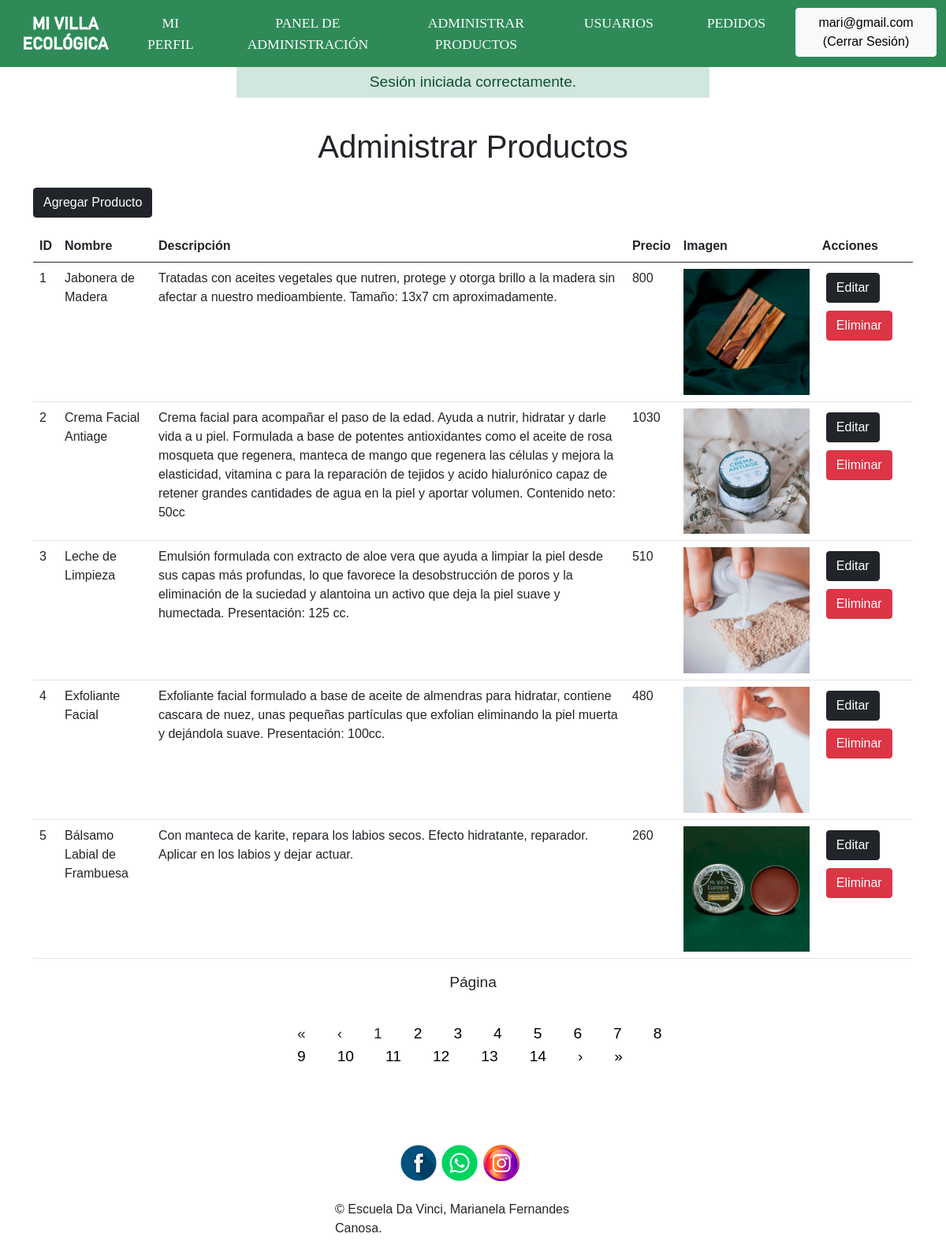
Screenshot of /sitio/panel-admin/index.php?s=administrar (signed in) with the database file from the repository.
### tables this page shows
CREATE TABLE `usuarios` (
  `usuario_id` int(10) unsigned NOT NULL AUTO_INCREMENT,
  `email` varchar(150) NOT NULL,
  `password` varchar(255) NOT NULL,
  `nombre` varchar(100) DEFAULT NULL,
  `apellido` varchar(100) DEFAULT NULL,
  `rol_fk` int(11) NOT NULL,
  PRIMARY KEY (`usuario_id`)
);

CREATE TABLE `productos` (
  `producto_id` int(10) unsigned NOT NULL AUTO_INCREMENT,
  `nombre` varchar(60) NOT NULL,
  `descripcion` text NOT NULL,
  `precio` decimal(6,2) NOT NULL,
  `imagen` varchar(100) NOT NULL,
  `imagen_descripcion` varchar(255) NOT NULL,
  `categoria` varchar(45) NOT NULL,
  `Categorias_categoria_id` tinyint(3) unsigned DEFAULT NULL,
  `Usuarios_usuario_id` int(10) unsigned DEFAULT NULL,
  `Carrito_id_carrito` int(11) NOT NULL,
  PRIMARY KEY (`producto_id`,`Carrito_id_carrito`),
  KEY `fk_Productos_Categorias1_idx` (`Categorias_categoria_id`),
  KEY `fk_Productos_Usuarios1_idx` (`Usuarios_usuario_id`),
  CONSTRAINT `fk_Productos_Categorias1` FOREIGN KEY (`Categorias_categoria_id`) REFERENCES `categorias` (`categoria_id`) ON DELETE NO ACTION ON UPDATE NO ACTION,
  CONSTRAINT `fk_Productos_Usuarios1` FOREIGN KEY (`Usuarios_usuario_id`) REFERENCES `usuarios` (`usuario_id`) ON DELETE NO ACTION ON UPDATE NO ACTION
);

### sitio/bootstrap/autoload.php (called while the page is built, shortened)
<?php
spl_autoload_register(function($className) {
    $className = substr($className, 8);
    $filename = __DIR__ . '/../classes/' . $className . '.php';
});

### sitio/classes/Auth/Autenticacion.php (called while the page is built, shortened)
<?php
class Autenticacion
{
    public function estaAutenticado(): bool
    {
        return isset($_SESSION['usuario_id']);
    }
    public function getUsuario(): ?Usuario
    {
        return $this->estaAutenticado() ?
            (new Usuario())->traerPorId($_SESSION['usuario_id']) :
            null;
    }
}

### sitio/classes/Modelos/Usuario.php (called while the page is built, shortened)
<?php
class Usuario
{
    protected string $email;
    public function traerPorId(int $id): ?self
    {
        $db = (new DBConexion())->getConexion();
        $query = "SELECT * FROM usuarios
                WHERE usuario_id = ?";
        $stmt = $db->prepare($query);
        $stmt->execute([$id]);
        $stmt->setFetchMode(PDO::FETCH_CLASS, self::class);
        $usuario = $stmt->fetch();
        return $usuario ? $usuario : null;
    }
    public function getEmail(): string
    {
        return $this->email;
    }
}

### sitio/classes/Paginacion/Paginador.php (called while the page is built, shortened)
<?php
class Paginador
{
    protected int $registrosPorPagina;
    protected int $registroInicial;
    public function __construct(int $registrosPorPagina)
    {
        $this->registrosPorPagina = $registrosPorPagina;
        $this->pagina = (int) ($_GET['p'] ?? 1);
        $this->registroInicial = ($this->registrosPorPagina * $this->pagina) - $this->registrosPorPagina;
    }
    public function setRegistrosTotales(int $registrosTotales): void
    {
        $this->registrosTotales = $registrosTotales;
    }
    public function getRegistrosPorPagina(): int
    {
        return $this->registrosPorPagina;
    }
    public function getRegistroInicial(): int
    {
        return $this->registroInicial;
    }
}

### sitio/classes/Modelos/Producto.php (called while the page is built, shortened)
<?php
class Producto
{
    protected int    $producto_id;
    protected string $nombre;
    protected string $descripcion;
    protected float  $precio;
    protected string $imagen;
    protected string $imagen_descripcion;
    public function todo(int $registrosPorPagina = 10): array
    {
        $db = (new DBConexion())->getConexion();
        $this->paginador = new Paginador($registrosPorPagina);
        $query = "SELECT * FROM productos
                  LIMIT {$this->paginador->getRegistrosPorPagina()}
                  OFFSET {$this->paginador->getRegistroInicial()};";
        $stmt = $db->prepare($query);
        $stmt->execute();
        $stmt->setFetchMode(PDO::FETCH_CLASS, self::class);
        $queryCount = "SELECT COUNT(*) AS 'total' FROM productos;";
        $stmtCount = $db->prepare($queryCount);
        $stmtCount->execute();
        $fila = $stmtCount->fetch();
        return $stmt->fetchAll();
    }
    public function getProductoId(): ?int
    {
        return $this->producto_id;
    }
    public function getNombre(): ?string
    {
        return $this->nombre;
    }
    public function getDescripcion(): ?string
    {
        return $this->descripcion;
    }
    public function getPrecio(): ?int
    {
        return $this->precio;
    }
    public function getImagen(): ?string
    {
        return $this->imagen;
    }
    public function getImagenDescripcion(): ?string
    {
        return $this->imagen_descripcion;
    }
}

### sitio/panel-admin/vistas/administrar.php (the view, shortened to what this page needs)
<?php
$productosFactory = new Producto();
$productos = ($productosFactory)->todo(5, null);
?>
<section class="container">
    <h1>Administrar Productos</h1>
    <div>
        <a class="btn btn-dark mb-3" href="index.php?s=agregar-producto">Agregar Producto</a>
    </div>
    <table class="table">
        <thead>
        <tr>
            <th>ID</th>
            <th>Nombre</th>
            <th>Descripción</th>
            <th>Precio</th>
            <th>Imagen</th>
            <th>Acciones</th>
        </tr>
        </thead>
        <tbody>
        <?php
        foreach($productos as $producto):
        ?>
            <tr>
                <td><?= $producto->getProductoId();?></td>
                <td><?= $producto->getNombre();?></td>
                <td><?= $producto->getDescripcion();?></td>
                <td><?= $producto->getPrecio();?></td>
                <td><img src="<?= "../imgs/" . $producto->getImagen();?>" alt="<?= $producto->getImagenDescripcion();?>" style="width: 10rem;"></td>
                <td>
                    <a style="margin: 5px;" class="btn btn-dark" href="index.php?s=editar-producto&id=<?=$producto->getProductoId();?>">Editar</a>
                    <a style="margin: 5px;" class="btn btn-danger" href="index.php?s=eliminar-producto&id=<?=$producto->getProductoId();?>"> Eliminar </a>
                </td>
            </tr>
        <?php
        endforeach;
        ?>
        </tbody>
    </table>
</section>

### sitio/panel-admin/index.php (shortened to what this page needs)
<?php
$vista = $_GET['s'] ?? 'panel';
$autenticacion = new Autenticacion();
$usuario = $autenticacion->getUsuario();
$mensajeExito = $_SESSION['mensaje_exito'] ?? null;
?>
<!DOCTYPE html>
<html lang="es">
<head>
    <link rel="stylesheet" href="../css/bootstrap.css">
    <link rel="stylesheet" href="../css/estilos.css"/>
</head>
<body>
    <nav class="navbar navbar-expand-lg navbar-light bg-light">
        <a href="index.php?=home"><div id="logo">Logo de la Página</div></a>
        <?php
        if($autenticacion->estaAutenticado()):
        ?>
        <div id="barra" class="container-fluid">
        <div class="collapse navbar-collapse" id="navbarNav">
            <ul class="navbar-nav">
                <li class="nav-item">
                    <a class="nav-link" aria-current="page" href="../index.php?s=perfil">MI PERFIL</a>
                </li>
                <li class="nav-item">
                    <a class="nav-link" aria-current="page" href="index.php?s=panel">PANEL DE ADMINISTRACIÓN</a>
                </li>
                <li class="nav-item">
                    <a class="nav-link" href="index.php?s=administrar">ADMINISTRAR PRODUCTOS</a>
                </li>
                <li class="nav-item">
                    <a class="nav-link" href="index.php?s=usuarios">USUARIOS</a>
                </li>
                <li class="nav-item">
                    <a class="nav-link" href="index.php?s=pedidos">PEDIDOS</a>
                </li>
                <li class="cerrar-sesion">
                    <form action="../acciones/auth-cerrar-sesion.php">
                        <button class="btn btn-light" type="submit"><?= $autenticacion->getUsuario()->getEmail();?> (Cerrar Sesión) </button>
                    </form>
                </li>
            </ul>
        <?php
        endif;
        ?>
        </div>
        </div>
    </nav>
    <main>
        <?php
        if ($mensajeExito !== null):
        ?>
        <div role="alert" class="mensajes alert-success"> <?= $mensajeExito; ?> </div>
        <?php
        endif;
        ?>
        <?php
        if (file_exists('./vistas/' . $vista . '.php')) {
            require __DIR__  . '/vistas/' . $vista . '.php';
        }
        else {
            require __DIR__ . '/vistas/404.php';
        }
        ?>
    </main>
    <footer>
    <div class="container">
        <ul id="social">
                <li><a id="facebook" href="https://www.facebook.com/mivillaecologica" target="_blank">Facebook</a></li>
                <li><a id="whatsapp" href="https://wa.me/c/5492323349146" target="_blank">WhatsApp</a></li>
                <li><a id="instagram" href="https://www.instagram.com/mivillaecologica/" target="_blank">Instagram</a></li>
        </ul>
        <p>&copy; Escuela Da Vinci, Marianela Fernandes Canosa.</p>
    </div>
    </footer>
</body>
</html>

### sitio/css/estilos.css (style rules this page uses)
* { margin: 0; padding: 0; font-family: 'Raleway', sans-serif; }
h1, h2 { text-align: center; padding-bottom: 20px; }
#logo { height: 50px; width: 125px; background: url(../imgs/logo.png) no-repeat center; margin-left: 20px; margin-right: auto; text-indent: -1000px; }
#social a { background: url('../imgs/redes.png') left top no-repeat; display: inline-block; width: 48px; height: 48px; overflow: hidden; text-indent: -5000px; }
#social li { display: inline-block; }
#social { list-style: none; margin-left: auto; margin-right: auto; max-width: 250px; }
#social #facebook { background-position: 0px 0px; }
#social #instagram { background-position: -48px 0px; }
#social #whatsapp { background-position: -96px 0px; }
footer { padding: 50px 0; }
footer p { margin-left: auto; margin-right: auto; max-width: 350px; }
.cerrar-sesion { margin-top: 12px; }
section { padding: 30px 0; }
.navbar { padding: 0; margin: 0; height: 85px; background-color: seagreen !important; }
.navbar-nav { margin-left: auto; padding-left: 0 !important; }
.navbar-collapse { margin-bottom: 10px; text-align: center; }
.nav-link { font-size: 1.1rem; margin-left: 30px; margin-right: 30px; margin-top: 10px; color: white !important; padding-left: 0 !important; font-family: Trebuchet MS; }
.mensajes { font-size: 1.2rem; max-width: 600px; margin-right: auto; margin-left: auto; padding: 5px 15px; margin-bottom: 8px; text-align: center; }

### rows the page displays
usuarios: $autenticacion->getUsuario()->getEmail() "mari@gmail.com"
productos: producto "1", nombre "Jabonera de Madera", descripcion "Tratadas con aceites vegetales que nutren, protege y otorga brillo a la madera sin afectar a nuestro medioambiente. Tamaño: 13x7 cm aproximadamente.", precio "800", imagen (picture)
productos: producto "2", nombre "Crema Facial Antiage", descripcion "Crema facial para acompañar el paso de la edad. Ayuda a nutrir, hidratar y darle vida a u piel. Formulada a base de potentes antioxidantes como el aceite de rosa mosqueta que regenera, manteca de mango que regenera las células y mejora la elasticidad, vitamina c para la reparación de tejidos y acido hialurónico capaz de retener grandes cantidades de agua en la piel y aportar volumen. Contenido neto: 50cc", precio "1030", imagen (picture)
productos: producto "3", nombre "Leche de Limpieza", descripcion "Emulsión formulada con extracto de aloe vera que ayuda a limpiar la piel desde sus capas más profundas, lo que favorece la desobstrucción de poros y la eliminación de la suciedad y alantoina un activo que deja la piel suave y humectada. Presentación: 125 cc.", precio "510", imagen (picture)
productos: producto "4", nombre "Exfoliante Facial", descripcion "Exfoliante facial formulado a base de aceite de almendras para hidratar, contiene cascara de nuez, unas pequeñas partículas que exfolian eliminando la piel muerta y dejándola suave. Presentación: 100cc.", precio "480", imagen (picture)
productos: producto "5", nombre "Bálsamo Labial de Frambuesa", descripcion "Con manteca de karite, repara los labios secos. Efecto hidratante, reparador. Aplicar en los labios y dejar actuar.", precio "260", imagen (picture)

### other values shown
$mensajeExito "Sesión iniciada correctamente."
